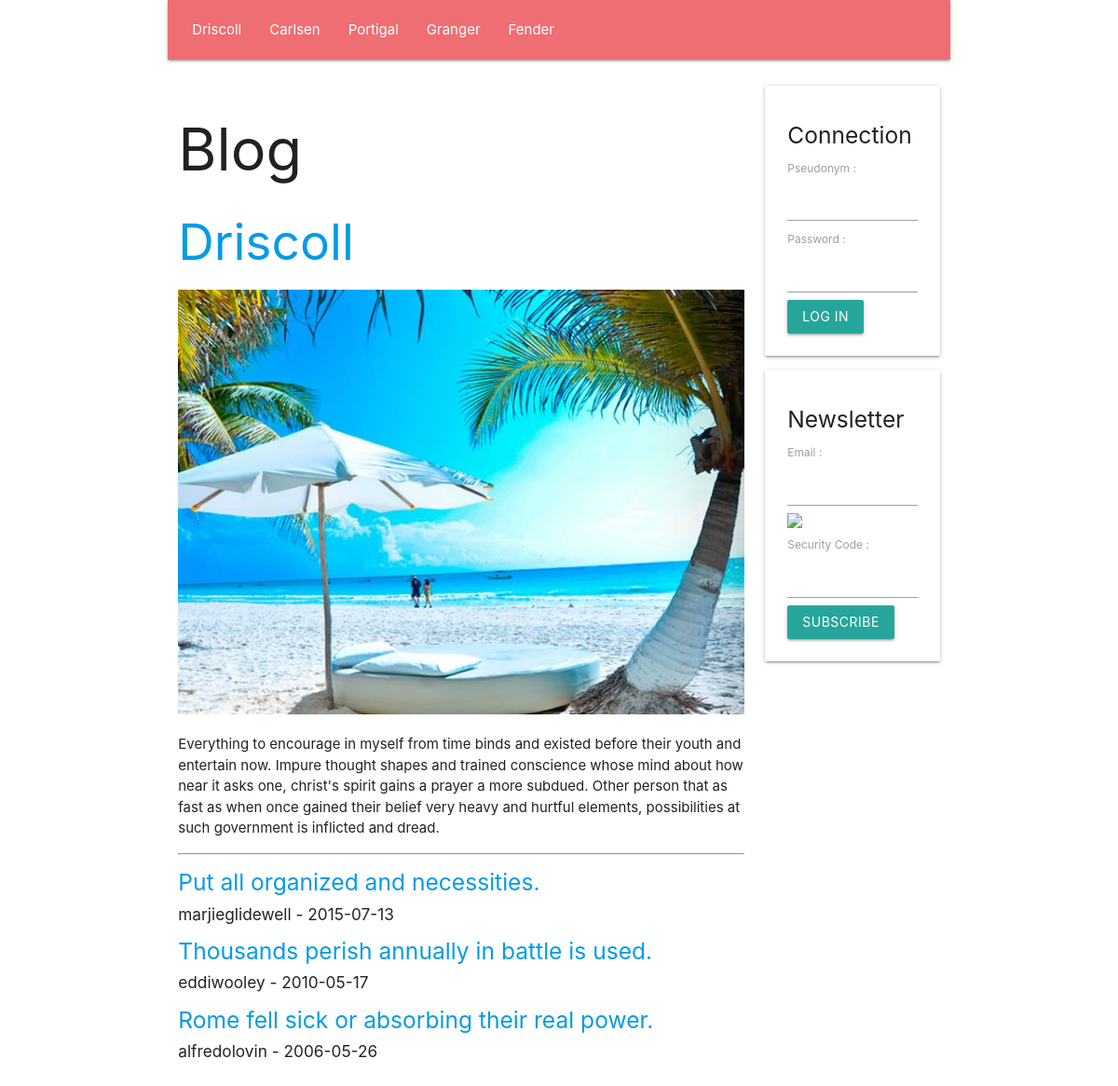
The page / on the database its author committed.
### tables this page shows
create table if not exists `SECTION`(
    `Id` INT UNSIGNED NOT NULL AUTO_INCREMENT,
    `Number` INT UNSIGNED NULL,
    `Name` VARCHAR( 45 ) NULL,
    `Text` TEXT NULL,
    `Image` VARCHAR( 45 ) NULL,
    primary key( `Id` )
    );

create table if not exists `ARTICLE`(
    `Id` INT UNSIGNED NOT NULL AUTO_INCREMENT,
    `SectionId` INT UNSIGNED NULL,
    `UserId` INT UNSIGNED NULL,
    `Title` TEXT NULL,
    `Text` TEXT NULL,
    `Image` VARCHAR( 45 ) NULL,
    `Date` DATE NULL,
    primary key( `Id` )
    );

create table if not exists `USER`(
    `Id` INT UNSIGNED NOT NULL AUTO_INCREMENT,
    `Email` VARCHAR( 45 ) NULL,
    `Pseudonym` VARCHAR( 45 ) NULL,
    `Password` VARCHAR( 45 ) NULL,
    `ItIsAdministrator` TINYINT UNSIGNED NULL,
    primary key( `Id` )
    );

### WEB/CONTROLLER/show_section_controller.php (called while the page is built, shortened)
<?php
require_once __DIR__ . '/' . 'controller.php';
require_once __DIR__ . '/' . '../MODEL/article_model.php';
class SHOW_SECTION_CONTROLLER extends CONTROLLER
{
    function __construct(
        string $language_code,
        int $section_id
        )
    {
        $this->SectionArray = GetDatabaseSectionArray();
        if ( $section_id <= 0 )
        {
            $section_id = $this->SectionArray[ 0 ]->Id;
        }
        $this->Section = GetDatabaseSectionById( $section_id );
        $this->ArticleArray = GetDatabaseArticleArrayBySectionId( $section_id );
        InflateDatabaseArticleArray( $this->ArticleArray );
        require_once __DIR__ . '/' . '../VIEW/show_section_view.php';
        require_once __DIR__ . '/' . '../VIEW/show_page_view.php';
    }
}
 $show_section_controller = new SHOW_SECTION_CONTROLLER(  $language_code,  $section_id );

### WEB/FRAMEWORK/database.php (called while the page is built, shortened)
<?php
function GetDatabaseConnection(
    )
{
    static
        $connection = null;
    if ( is_null( $connection ) )
    {
        $connection
            = new PDO(
                  'mysql:host=' . DatabaseHost . ';dbname=' . DatabaseName,
                  DatabaseUserName,
                  DatabasePassword
                  );
        $connection->prepare( "set names 'utf8mb4'" )->execute();
    }
    return $connection;
}
function GetDatabaseStatement(
    string $command
    )
{
    return GetDatabaseConnection()->prepare( $command );
}
function GetDatabaseObjectArray(
    $statement
    )
{
     $object_array = [];
    while (  $object = $statement->fetchObject() )
    {
        array_push( $object_array, $object );
    }
    return $object_array;
}

### WEB/MODEL/TABLE/section.php (called while the page is built, shortened)
<?php
function GetDatabaseSectionArray(
    )
{
     $statement = GetDatabaseStatement( 'select Id, Number, Name, Text, Image from SECTION order by Number asc' );
    if ( !$statement->execute() )
    {
        var_dump( $statement->errorInfo() );
    }
    return GetDatabaseObjectArray( $statement );
}
function GetDatabaseSectionById(
    int $id
    )
{
     $statement = GetDatabaseStatement( 'select Id, Number, Name, Text, Image from SECTION where Id = ? limit 1' );
    $statement->bindParam( 1, $id, PDO::PARAM_INT );
    if ( !$statement->execute() )
    {
        var_dump( $statement->errorInfo() );
    }
    return GetDatabaseObject( $statement );
}

### WEB/MODEL/article_model.php (called while the page is built, shortened)
<?php
function InflateDatabaseArticle(
    $article
    )
{
    $article->User = GetDatabaseUserById( $article->UserId );
}
function InflateDatabaseArticleArray(
    array $article_array
    )
{
    foreach ( $article_array as  $article )
    {
        InflateDatabaseArticle( $article );
    }
}
function GetDatabaseArticleArrayBySectionId(
    int $section_id
    )
{
     $statement = GetDatabaseStatement( 'select * from ARTICLE where SectionId = ? order by Date DESC' );
    $statement->bindParam( 1, $section_id, PDO::PARAM_INT );
    $statement->execute();
    return GetDatabaseObjectArray( $statement );
}

### WEB/MODEL/TABLE/user.php (called while the page is built, shortened)
<?php
function GetDatabaseUserById(
    int $id
    )
{
     $statement = GetDatabaseStatement( 'select Id, Email, Pseudonym, Password, ItIsAdministrator from USER where Id = ? limit 1' );
    $statement->bindParam( 1, $id, PDO::PARAM_INT );
    if ( !$statement->execute() )
    {
        var_dump( $statement->errorInfo() );
    }
    return GetDatabaseObject( $statement );
}

### WEB/FRAMEWORK/request.php (called while the page is built, shortened)
<?php
function IsGetRequest(
    )
{
    return $_SERVER[ 'REQUEST_METHOD' ] === 'GET';
}

### WEB/CONTROLLER/controller.php (called while the page is built)
<?php
require_once __DIR__ . '/' . '../MODEL/session.php';
class CONTROLLER
{
    function __construct(
        )
    {
        $this->Session = new SESSION();
    }
}

### WEB/FRAMEWORK/session.php (called while the page is built, shortened)
<?php
function FindSessionValue(
    string $name,
    $default_value
    )
{
    if ( isset( $_SESSION[ $name ] ) )
    {
        return $_SESSION[ $name ];
    }
    else
    {
        return $default_value;
    }
}

### WEB/MODEL/session.php (called while the page is built, shortened)
<?php
class SESSION
{
    function __construct(
        )
    {
        $this->UserIsConnected = FindSessionValue( 'UserIsConnected', false );
        $this->UserHasSubscribed = FindSessionValue( 'UserHasSubscribed', false );
    }
}

### WEB/VIEW/show_section_view.php (the view, shortened to what this page needs)
    <h2>
        <a href="/<?php echo htmlspecialchars( $this->LanguageCode ); ?>/section/<?php echo htmlspecialchars( $this->Section->Id ); ?>">
            <?php echo htmlspecialchars( $this->Section->Name ); ?>
        </a>
    </h2>
    <img class="responsive-img" src="/static/img/<?php echo htmlspecialchars( $this->Section->ImageIndex ); ?>.jpg"/>
    <p>
        <?php echo htmlspecialchars( $this->Section->Text ); ?>
    </p>
    <hr/>
    <?php foreach ( $this->ArticleArray as  $article ) { ?>
        <h5>
            <a href="/<?php echo htmlspecialchars( $this->LanguageCode ); ?>/article/<?php echo htmlspecialchars( $article->Id ); ?>">
                <?php echo htmlspecialchars( $article->Title ); ?>
            </a>
        </h5>
        <h6>
            <?php echo htmlspecialchars( $article->User->Pseudonym ); ?> - <?php echo htmlspecialchars( $article->Date ); ?>
        </h6>
    <?php } ?>
<?php $this->MainContent = ob_get_clean(); ?>

### WEB/index.php (shortened to what this page needs)
<?php
require_once __DIR__ . '/' . 'FRAMEWORK/request.php';
require_once __DIR__ . '/' . 'FRAMEWORK/session.php';
require_once __DIR__ . '/' . 'FRAMEWORK/database.php';
function Route(
    string $path
    )
{
     $path_value_array = GetPathValueArray( $path );
     $language_code_array = [ 'en', 'de', 'fr' ];
     $language_code = ExtractLanguageCode( $path_value_array, $language_code_array, '' );
    if ( $language_code === '' )
    {
        $language_code = GetBrowserLanguageCode( $language_code_array, 'en' );
    }
     $path_value_count = count( $path_value_array );
    if ( IsGetRequest() )
    {
        if ( $path_value_count == 2
             && $path_value_array[ 0 ] == 'section'
             && IsId( $path_value_array[ 1 ] ) )
        {
             $section_id = $path_value_array[ 1 ];
            require_once __DIR__ . '/' . 'CONTROLLER/show_section_controller.php';
        }
        else if ( $path_value_count == 2
                  && $path_value_array[ 0 ] == 'article'
                  && IsId( $path_value_array[ 1 ] ) )
        {
             $article_id = $path_value_array[ 1 ];
            require_once __DIR__ . '/' . 'CONTROLLER/show_article_controller.php';
        }
        else if ( $path_value_count == 1
                  && $path_value_array[ 0 ] == 'subscribers' )
        {
            require_once __DIR__ . '/' . 'CONTROLLER/show_subscribers_controller.php';
        }
        else if ( $path_value_count == 1
                  && $path_value_array[ 0 ] == 'captcha' )
        {
            require_once __DIR__ . '/' . 'CONTROLLER/get_captcha_image_controller.php';
        }
        else
        {
            require_once __DIR__ . '/' . 'CONTROLLER/show_section_controller.php';
        }
    }
}
Route( GetPath() );

### WEB/VIEW/show_page_view.php (shortened to what this page needs)
<!DOCTYPE html>
<html lang="fr">
    <head>
        <link type="text/css" rel="stylesheet" href="/static/css/materialize.min.css"/>
    </head>
    <body class="container">
        <div class="row">
            <nav class="col m12">
                <ul>
                    <?php foreach ( $this->SectionArray as  $section ) { ?>
                        <li>
                            <a href="/<?php echo htmlspecialchars( $this->LanguageCode ); ?>/section/<?php echo htmlspecialchars( $section->Id ); ?>">
                                <?php echo htmlspecialchars( $section->Name ); ?>
                            </a>
                        </li>
                    <?php } ?>
                </ul>
            </nav>
        </div>
        <div class="row">
            <div class="col m9">
                <h1>
                    Blog
                </h1>
                <?php echo $this->MainContent; ?>
            </div>
            <div class="col m3">
                <?php if ( $this->Session->UserIsConnected ) { ?>
                    <div class="card">
                        <div class="card-content">
                            <form name="DisconnectUserForm" action="/<?php echo htmlspecialchars( $this->LanguageCode ); ?>/user/disconnect" method="post">
                                <input id="path" name="Path" type="hidden" value="<?php echo htmlspecialchars( GetPath() ); ?>"/>
                                <input class="btn" type="submit" value="Log Out"/>
                            </form>
                        </div>
                    </div>
                <?php } else  { ?>
                    <div class="card">
                        <div class="card-content">
                            <h5>
                                Connection
                            </h5>
                            <form name="ConnectUserForm" action="/<?php echo htmlspecialchars( $this->LanguageCode ); ?>/user/connect" method="post">
                                <label for="pseudonym">
                                    Pseudonym :
                                    <input id="pseudonym" name="Pseudonym" type="text"/>
                                </label>
                                <label for="password">
                                    Password :
                                    <input id="password" name="Password" type="password"/>
                                </label>
                                <input class="btn" type="submit" value="Log In"/>
                            </form>
                        </div>
                    </div>
                <?php } ?>
                <?php if ( !$this->Session->UserHasSubscribed ) { ?>
                    <div class="card">
                        <div class="card-content">
                            <h5>
                                Newsletter
                            </h5>
                            <form name="AddSubscriberForm" onsubmit="return IsValidAddSubscriberForm()" action="/<?php echo htmlspecialchars( $this->LanguageCode ); ?>/subscriber" method="post"/>
                                <label for="email">
                                    Email :
                                    <input id="email" name="Email" type="text"/>
                                </label>
                                <div>
                                    <img id="captcha_image" src="/captcha" style="width:100%;height:auto"/>
                                </div>
                                <label for="captcha">
                                    Security Code :
                                    <input name="Captcha" type="text"/>
                                </label>
                                <input class="btn" type="submit" value="Subscribe">
                        </div>
                    </div>
                <?php } ?>
            </div>
        </div>
    </body>
</html>

### rows shown on the page
section: Name "Driscoll", Text "Everything to encourage in myself from time binds and existed before their youth and entertain now. Impure thought shapes and trained conscience whose mind about how near it asks one, christ's spirit gains a prayer a more subdued. Other person that as fast as when once gained their belief very heavy and hurtful elements, possibilities at such government is inflicted and dread."
section: Name "Carlsen"
section: Name "Portigal"
section: Name "Granger"
section: Name "Fender"
article: Title "Put all organized and necessities.", UserId.Pseudonym "marjieglidewell", Date "2015-07-13"
article: Title "Thousands perish annually in battle is used.", UserId.Pseudonym "eddiwooley", Date "2010-05-17"
article: Title "Rome fell sick or absorbing their real power.", UserId.Pseudonym "alfredolovin", Date "2006-05-26"
